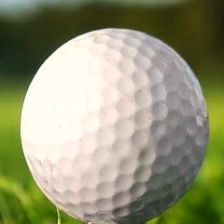
#> input picture ImageRecognition/datatest/datatest1.jpg, 224 x 224 px, found by its file name
$ python HOG_Train.py
#> lines starting #> are read from the running program, lines starting #| are printed output that depends on the picture
### ImageRecognition/HOG.py
import skimage.io, skimage.color
import numpy
import matplotlib.pyplot

def calculate_gradient(img, template):
    ts = template.size #Number of elements in the template (3).
    #New padded array to hold the resultant gradient image.
    new_img = numpy.zeros((img.shape[0]+ts-1,
                           img.shape[1]+ts-1))
    new_img[numpy.uint16((ts-1)/2.0):img.shape[0]+numpy.uint16((ts-1)/2.0),
            numpy.uint16((ts-1)/2.0):img.shape[1]+numpy.uint16((ts-1)/2.0)] = img
    result = numpy.zeros((new_img.shape))

    for r in numpy.uint16(numpy.arange((ts-1)/2.0, img.shape[0]+(ts-1)/2.0)):
        for c in numpy.uint16(numpy.arange((ts-1)/2.0,
                              img.shape[1]+(ts-1)/2.0)):
            curr_region = new_img[r-numpy.uint16((ts-1)/2.0):r+numpy.uint16((ts-1)/2.0)+1,
                                  c-numpy.uint16((ts-1)/2.0):c+numpy.uint16((ts-1)/2.0)+1]
            curr_result = curr_region * template
            score = numpy.sum(curr_result)
            result[r, c] = score
    #Result of the same size as the original image after removing the padding.
    result_img = result[numpy.uint16((ts-1)/2.0):result.shape[0]-numpy.uint16((ts-1)/2.0),
                        numpy.uint16((ts-1)/2.0):result.shape[1]-numpy.uint16((ts-1)/2.0)]
    return result_img

def gradient_magnitude(horizontal_gradient, vertical_gradient):
    horizontal_gradient_square = numpy.power(horizontal_gradient, 2)
    vertical_gradient_square = numpy.power(vertical_gradient, 2)
    sum_squares = horizontal_gradient_square + vertical_gradient_square
    grad_magnitude = numpy.sqrt(sum_squares)
    return grad_magnitude

def gradient_direction(horizontal_gradient, vertical_gradient):
    grad_direction = numpy.arctan(vertical_gradient/(horizontal_gradient+0.00000001))
    grad_direction = numpy.rad2deg(grad_direction)
    grad_direction = grad_direction%180
    return grad_direction

def HOG_cell_histogram(cell_direction, cell_magnitude, hist_bins):
    HOG_cell_hist = numpy.zeros(shape=(hist_bins.size))
    cell_size = cell_direction.shape[0]

    for row_idx in range(cell_size):
        for col_idx in range(cell_size):
            curr_direction = cell_direction[row_idx, col_idx]
            curr_magnitude = cell_magnitude[row_idx, col_idx]

            diff = numpy.abs(curr_direction - hist_bins)

            if curr_direction < hist_bins[0]:
                first_bin_idx = 0
                second_bin_idx = hist_bins.size-1
            elif curr_direction > hist_bins[-1]:
                first_bin_idx = hist_bins.size-1
                second_bin_idx = 0
            else:
                first_bin_idx = numpy.where(diff == numpy.min(diff))[0][0]
                temp = hist_bins[[(first_bin_idx-1)%hist_bins.size, (first_bin_idx+1)%hist_bins.size]]
                temp2 = numpy.abs(curr_direction - temp)
                res = numpy.where(temp2 == numpy.min(temp2))[0][0]
                if res == 0 and first_bin_idx != 0:
                    second_bin_idx = first_bin_idx-1
                else:
                    second_bin_idx = first_bin_idx+1

            first_bin_value = hist_bins[first_bin_idx]
            second_bin_value = hist_bins[second_bin_idx]
            HOG_cell_hist[first_bin_idx] += (numpy.abs(curr_direction - first_bin_value)/(180.0/hist_bins.size)) * curr_magnitude
            HOG_cell_hist[second_bin_idx] += (numpy.abs(curr_direction - second_bin_value)/(180.0/hist_bins.size)) * curr_magnitude
    return HOG_cell_hist

### ImageRecognition/HOG_Train.py
import skimage.io, skimage.color
import numpy
import matplotlib.pyplot
import HOG

img = skimage.io.imread("c:\Coding\Python\Image Processing\ImageRecognition\datatest\datatest1.jpg")
#> img is the input picture: shape (224, 224, 3); mean R, G, B 146.5, 148.5, 117.4

img = skimage.color.rgb2gray(img)
#> img: shape (224, 224) float64

horizontal_mask = numpy.array([-1, 0, 1])
vertical_mask = numpy.array([[-1],
                            [0],
                            [1]])

horizontal_gradient = HOG.calculate_gradient(img, horizontal_mask)
#> in calculate_gradient, `new_img[numpy.uint16((ts-1)/2.0):img.shape[0]+numpy.uint16((ts-1)/2.0)..`:
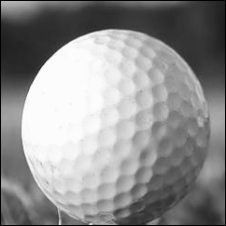
#> new_img: shape (226, 226) float64; min 0, max 0.997, mean 0.562
#> after the loop in calculate_gradient, `for r in numpy.uint16(numpy.arange((ts-1)/2.0, img.shape[0]+(ts-1)/2.0..`:
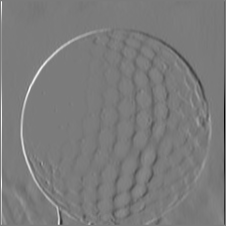
#> result: shape (226, 226) float64; min -1.94, max 2.06, mean -0.000454; drawn with min black and max white
vertical_gradient = HOG.calculate_gradient(img, vertical_mask)
#> after the loop in calculate_gradient (call 2), `for r in numpy.uint16(numpy.arange((ts-1)/2.0, img.shape[0]+(ts-1)/2.0..`:
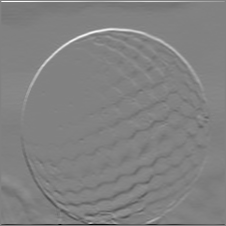
#> result: shape (226, 226) float64; min -2.2, max 2.12, mean -0.000832; drawn with min black and max white

grad_magnitude = HOG.gradient_magnitude(horizontal_gradient, vertical_gradient)
#> in gradient_magnitude, `grad_magnitude = numpy.sqrt(sum_squares)`:
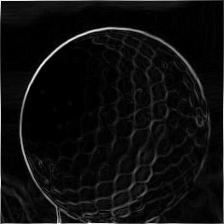
#> grad_magnitude: shape (224, 224) float64; min 0, max 2.23, mean 0.122; drawn with min black and max white
grad_direction = HOG.gradient_direction(horizontal_gradient, vertical_gradient)
#> in gradient_direction, `grad_direction = numpy.arctan(vertical_gradient/(horizontal_gradient+0..`:
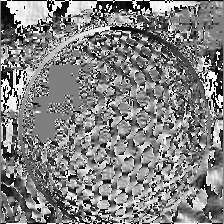
#> grad_direction: shape (224, 224) float64; min -1.57, max 1.57, mean 0.0349; drawn with min black and max white
#> in gradient_direction, `grad_direction = grad_direction%180`:
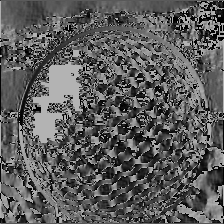
#> grad_direction: shape (224, 224) float64; min 0, max 180, mean 92

grad_direction = grad_direction % 180
hist_bins = numpy.array([10,30,50,70,90,110,130,150,170])

# Histogram of the first cell in the first block.
cell_direction = grad_direction[:8, :8]
cell_magnitude = grad_magnitude[:8, :8]
HOG_cell_hist = HOG.HOG_cell_histogram(cell_direction, cell_magnitude, hist_bins)
#> after the loop in HOG_cell_histogram, `for row_idx in range(cell_size):`: HOG_cell_hist = [110.9, 1.43, 0.521, 13.17, 2.52, 5.12, 0, 0, 4.97]

matplotlib.pyplot.bar(x=numpy.arange(9), height=HOG_cell_hist, align="center", width=0.8)
matplotlib.pyplot.savefig("c:\Coding\Python\Image Processing\ImageRecognition\datatest\plotTest1.jpg")
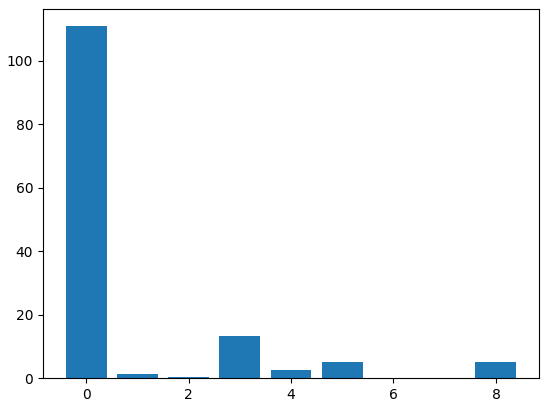
#> figure drawn by matplotlib, 1 panel; tallest bar 110.9 high, from x = -0.4 to 0.4

$ run again, with ImageRecognition/datatest/datatest2.jpg copied over ImageRecognition/datatest/datatest1.jpg
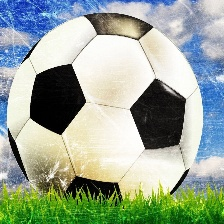
#> input picture ImageRecognition/datatest/datatest2.jpg, 224 x 224 px, found by its file name
#> img is the input picture: shape (224, 224, 3); mean R, G, B 153.1, 167.6, 152.8
#> img: shape (224, 224) float64
#> in gradient_direction, `grad_direction = grad_direction%180`:
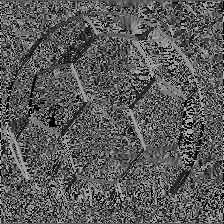
#> grad_direction: shape (224, 224) float64; min 0, max 180, mean 90.5
#> after the loop in HOG_cell_histogram, `for row_idx in range(cell_size):`: HOG_cell_hist = [53.84, 3.68, 1.47, 4.49, 4.32, 6.73, 3.47, 2.83, 30.62]
#> `matplotlib.pyplot.savefig("c:\Coding\Python\Image Processing\ImageReco..`:
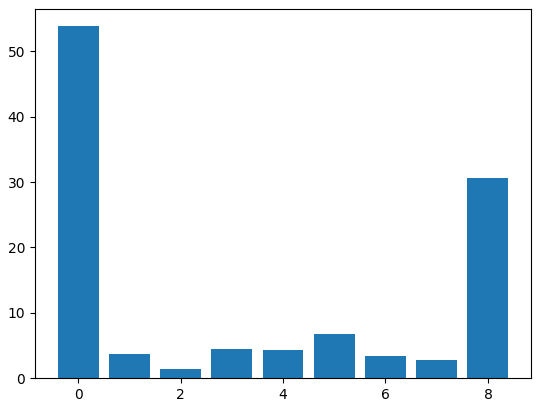
#> figure drawn by matplotlib, 1 panel; tallest bar 53.84 high, from x = -0.4 to 0.4
